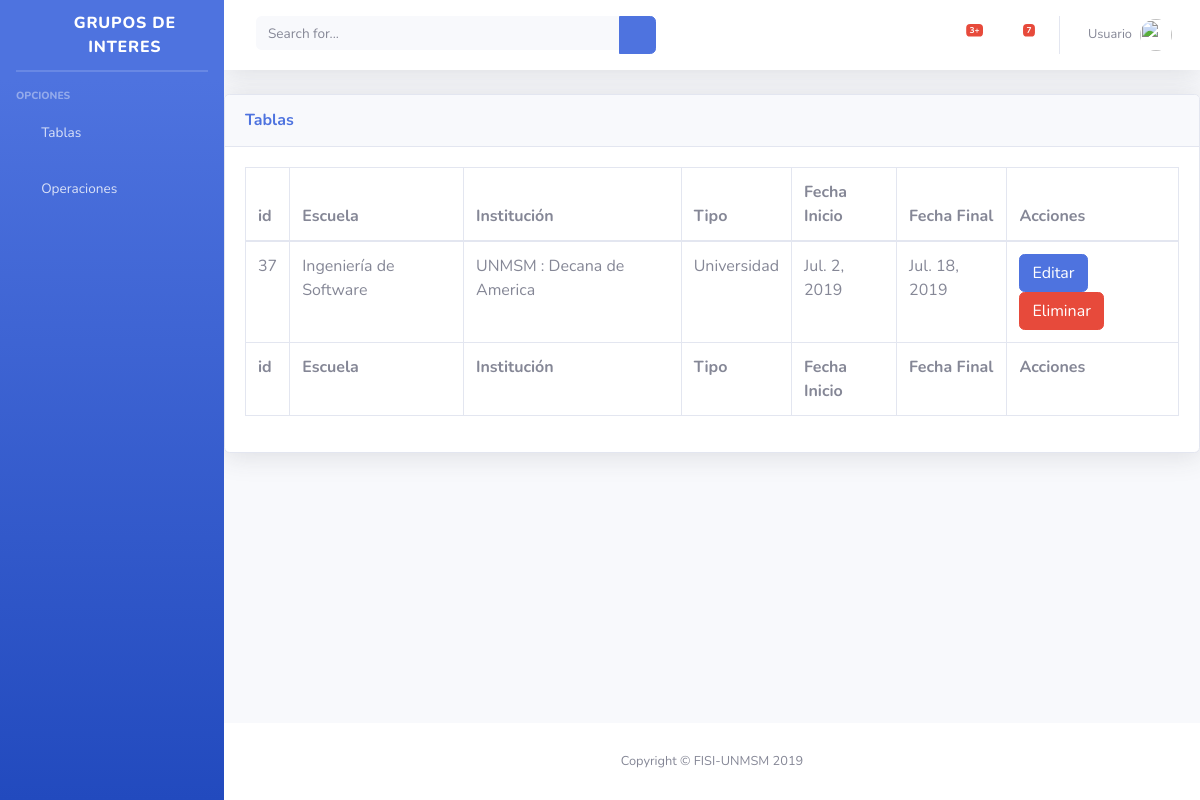
The app's page /convenios with its own data.
### Grupos_Int/models.py (models this page shows, shortened)
class Convenio (models.Model):
    escuela = models.ForeignKey(
        Escuela, null=False, blank=False, on_delete=models.CASCADE)
    institucion = models.ForeignKey(
        Institucion, null=False, blank=False, on_delete=models.CASCADE)
    tipo = models.CharField(max_length=50)
    fechaInicio = models.DateField()
    fechaFin = models.DateField()

class Escuela(models.Model):
    facultad = models.ForeignKey(
        Facultad, null=False, blank=False, on_delete=models.CASCADE)
    nombre = models.CharField(max_length=100)
    def __str__(self):
        return "{0}".format(self.nombre)

class Institucion (models.Model):
    distrito = models.ForeignKey(
        Distrito, null=False, blank=False, on_delete=models.CASCADE)
    nombre = models.CharField(max_length=100)
    tipo = models.CharField(max_length=50)
    descripcion = models.CharField(max_length=500)
    paginaWeb = models.CharField(max_length=50)
    direccion = models.CharField(max_length=100)
    ruc = models.CharField(max_length=20)
    def __str__(self):
        return "{0} : {1}".format(self.nombre, self.descripcion)

### Grupos_Int/views.py (the view)
# urls.py: path('convenios', ConvenioList.as_view(), name='convenios'),
class ConvenioList (ListView):
    model = Convenio
    template_name = 'convenios_List.html'

### Templates/convenios_List.html (shortened to what this page needs)
{% extends "Convenio_base.html" %}
{% load staticfiles %}
{% block content %}
<div class="card shadow mb-4">
    <div class="card-header py-3">
        <h6 class="m-0 font-weight-bold text-primary">Tablas</h6>
    </div>
    <div class="card-body">
        <div class="table-responsive">
            <table class="table table-bordered" id="dataTable" width="100%" cellspacing="0">
                <thead>
                    <tr>
                        <th>id</th>
                        <th>Escuela</th>
                        <th>Institución</th>
                        <th>Tipo</th>
                        <th>Fecha Inicio</th>
                        <th>Fecha Final</th>
                        <th>Acciones</th>
                    </tr>
                </thead>
                <tfoot>
                    <tr>
                        <th>id</th>
                        <th>Escuela</th>
                        <th>Institución</th>
                        <th>Tipo</th>
                        <th>Fecha Inicio</th>
                        <th>Fecha Final</th>
                        <th>Acciones</th>
                    </tr>
                </tfoot>
                <tbody>
                    {% if object_list %}
                    {% for Convenio in object_list %}
                    <tr>
                        <td>{{Convenio.id}}</td>
                        <td>{{Convenio.escuela}}</td>
                        <td>{{Convenio.institucion}}</td>
                        <td>{{Convenio.tipo}}</td>
                        <td>{{Convenio.fechaInicio}}</td>
                        <td>{{Convenio.fechaFin}}</td>
                        <td>
                            <a class="btn btn-primary" href="{% url 'Conv_edit' Convenio.id %}">Editar</a>
                            <a class="btn btn-danger" href="{% url 'Conv_delete' Convenio.id %}">Eliminar</a>
                        </td>
                        {% endfor %}
                        {%else %}
                        <h1>No hay registros </h1>
                        {% endif %}
                    </tr>
                </tbody>
            </table>
        </div>
    </div>
</div>
{% endblock%}

### records on screen
Convenio: id "37", escuela "Ingeniería de Software", institucion "UNMSM : Decana de America", tipo "Universidad", fechaInicio "Jul. 2, 2019", fechaFin "Jul. 18, 2019"
